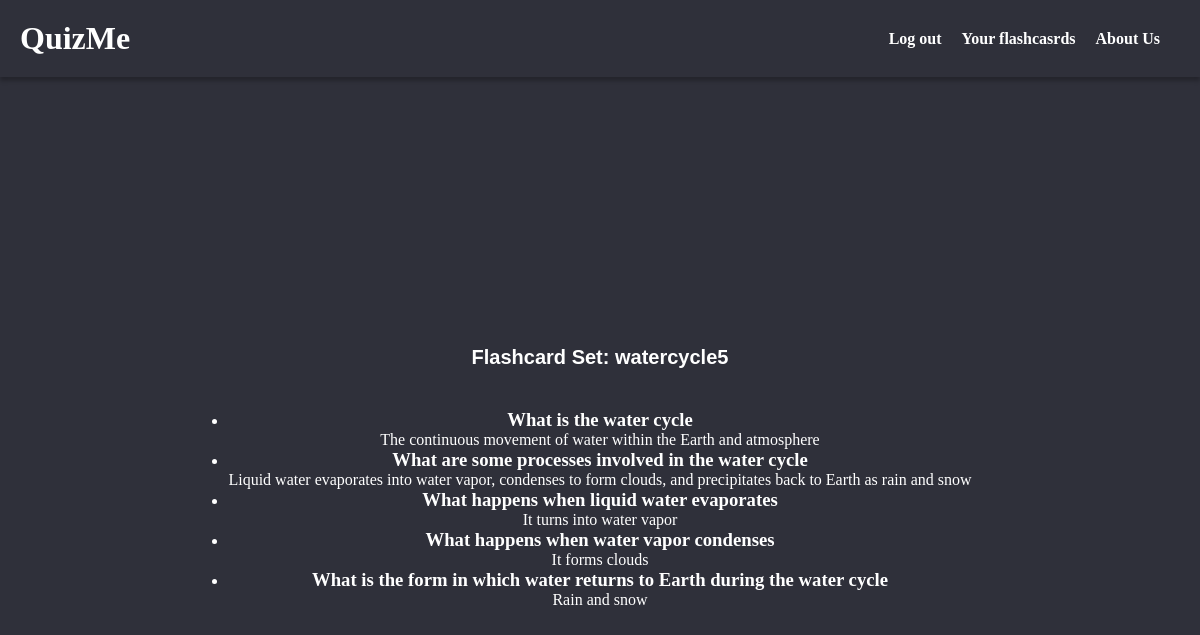
The app's page /single-flashcard/watercycle5 (signed in) with its own data.
### run.py (models this page shows, shortened)
class FlashcardSet(db.Model):
    id = db.Column(db.Integer, primary_key=True)
    name = db.Column(db.String(100), nullable=False)
    user_id = db.Column(db.Integer, db.ForeignKey('user.id'), nullable=False)
    flashcards = db.relationship('Flashcard', backref='flashcard_set', lazy=True, cascade='all, delete-orphan')  # Add cascade option

class Flashcard(db.Model):
    id = db.Column(db.Integer, primary_key=True)
    front = db.Column(db.String(100), nullable=False)
    back = db.Column(db.String(100), nullable=False)
    flashcard_set_id = db.Column(db.Integer, db.ForeignKey('flashcard_set.id', ondelete='CASCADE'), nullable=False)  # Add ondelete option

### run.py (the view)
@app.route('/single-flashcard/<flashcard_set_name>')
def single_flashcard(flashcard_set_name):
    if 'user_id' not in session:
        return render_template('login.html', error_message="Please log in to access your flashcards.")
    user_id = session['user_id']
    user = User.query.get(user_id)
    flashcard_set = FlashcardSet.query.filter_by(name=flashcard_set_name, user=user).first()
    if flashcard_set:
        flashcards = flashcard_set.flashcards
        return render_template('single-flashcard.html', flashcards=flashcards, flashcard_set_name=flashcard_set_name)
    else:
        return "Flashcard set not found"

### templates/single-flashcard.html (shortened to what this page needs)
<!DOCTYPE html>
<html lang="en">
<head>
  <link rel="stylesheet" href="{{ url_for('static', filename='style.css') }}">
</head>
<body>
  <header>
    <div class="logo-container">
      <h1><b>QuizMe</b></h1>
    </div>
    <nav>
      <ul>
        <li><a href="{{ url_for('index') }}">Log out</a></li>
        <li><a href="{{ url_for('your_flashcards') }}">Your flashcasrds</a></li>
        <li><a href="{{ url_for('about_us') }}">About Us</a></li>
      </ul>
    </nav>
  </header>
  <section class="hero">
    <h1 class="subtitle">Flashcard Set: {{ flashcard_set_name }}</h1>
    <ul class="flashcard-list">
      {% for flashcard in flashcards %}
        <li>
          <div class="flashcard">
            <h3 class="flashcard-front">{{ flashcard.front }}</h3>
            <p class="flashcard-back">{{ flashcard.back }}</p>
          </div>
        </li>
      {% endfor %}
    </ul>
  </section>
</body>
</html>

### static/style.css (style rules this page uses)
* { box-sizing: border-box; margin: 0; padding: 0; }
body { font-family: popping; background-color: #2F303A; overflow-y: scroll; flex-direction: row; color: white; }
header { display: flex; align-items: center; justify-content: space-between; padding: 20px; box-shadow: 0px 4px 4px #00000040; width: 100%; }
h1 { color: white; }
nav ul { list-style: none; display: flex; }
nav ul li { margin-right: 20px; }
nav ul li a { text-decoration: none; color: white; font-weight: bold; }
.hero { text-align: center; padding: 100px 0; height: 100vh; display: flex; flex-direction: column; justify-content: center; align-items: center; }
.hero h1 { color: #ffffff; font-size: 36px; font-weight: bold; margin-bottom: 20px; }
.hero .subtitle { color: white; font-size: 20px; margin-bottom: 40px; font-family: Verdana, Geneva, Tahoma, sans-serif; }

### records on screen
FlashcardSet: name "watercycle5"
Flashcard: front "What is the water cycle", back "The continuous movement of water within the Earth and atmosphere"
Flashcard: front "What are some processes involved in the water cycle", back "Liquid water evaporates into water vapor, condenses to form clouds, and precipitates back to Earth as rain and snow"
Flashcard: front "What happens when liquid water evaporates", back "It turns into water vapor"
Flashcard: front "What happens when water vapor condenses", back "It forms clouds"
Flashcard: front "What is the form in which water returns to Earth during the water cycle", back "Rain and snow"
